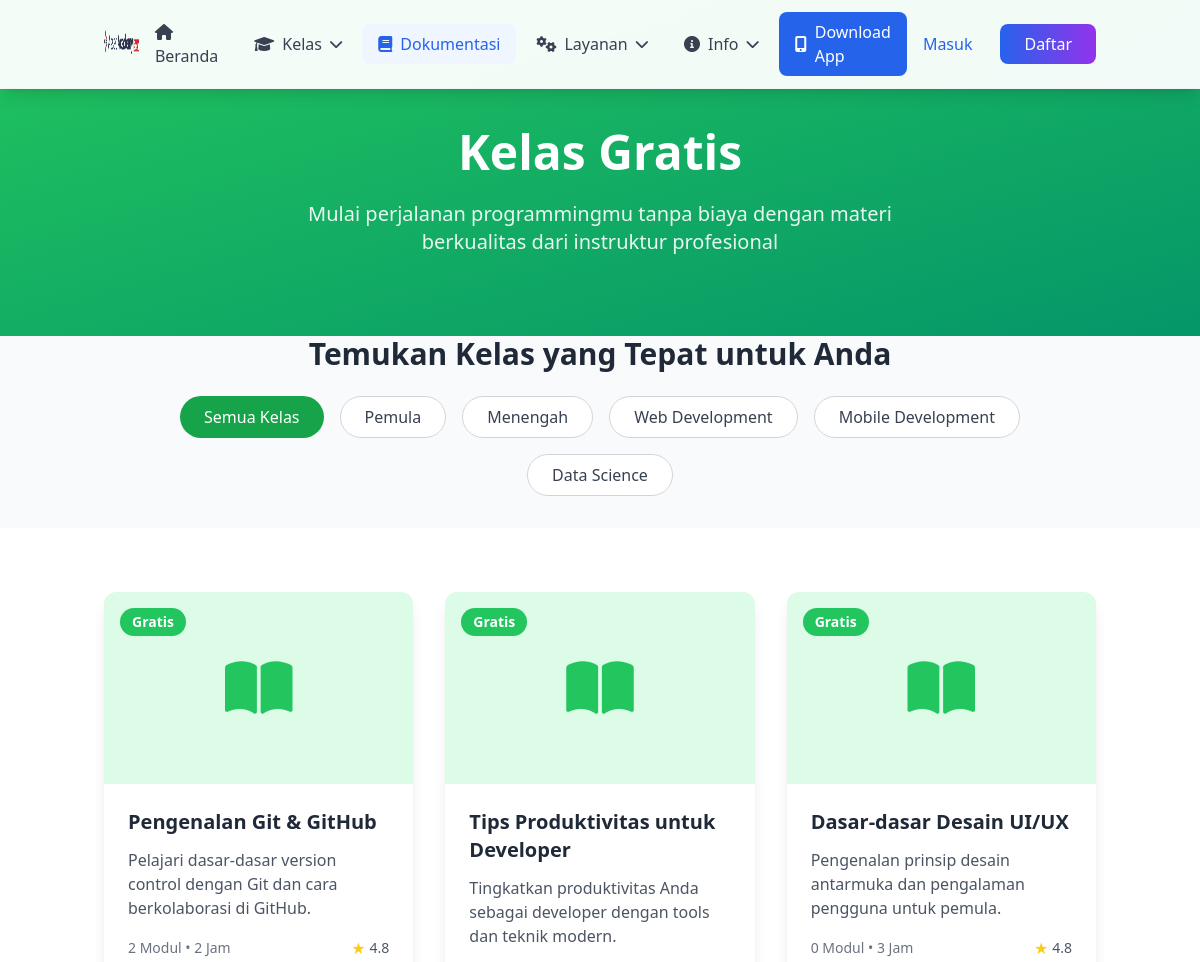
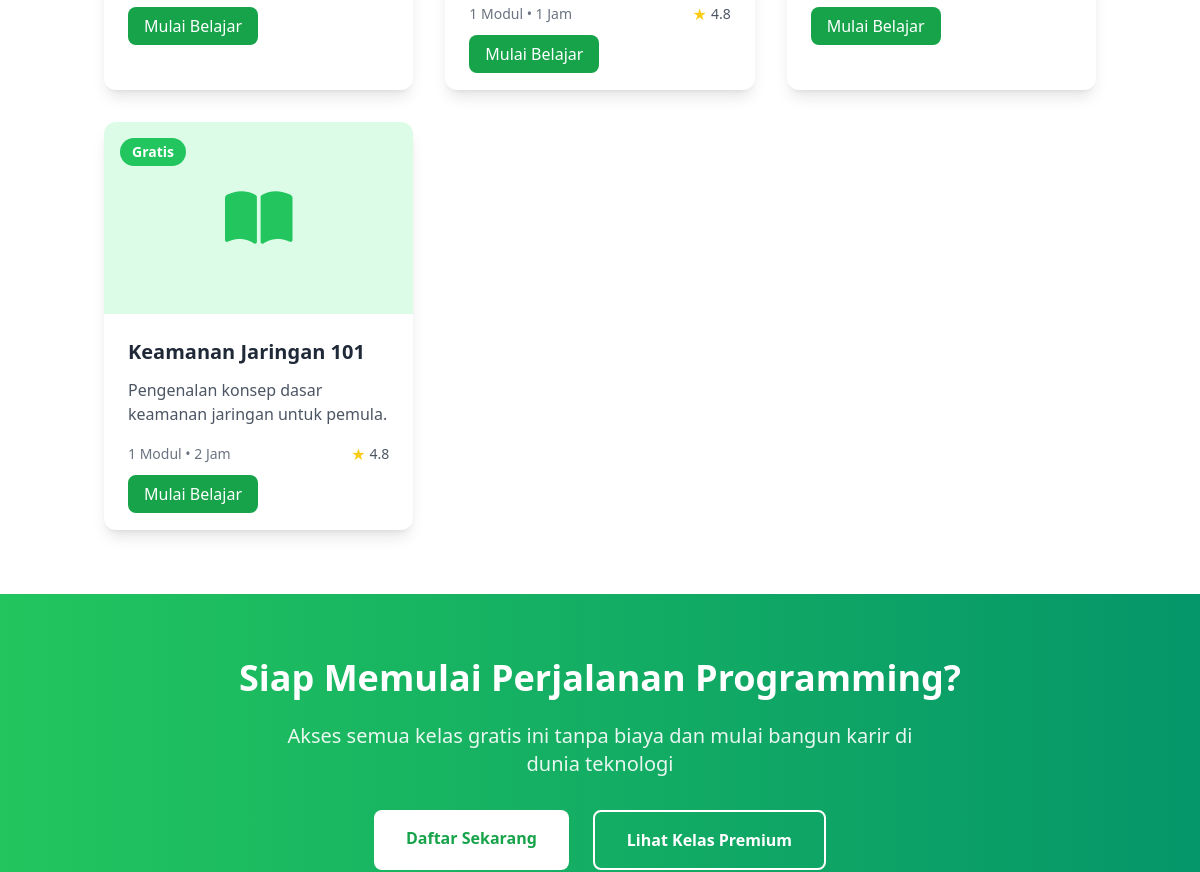
The app's page /index.php/home/free (upper part), older data (2 pictures, top to bottom).
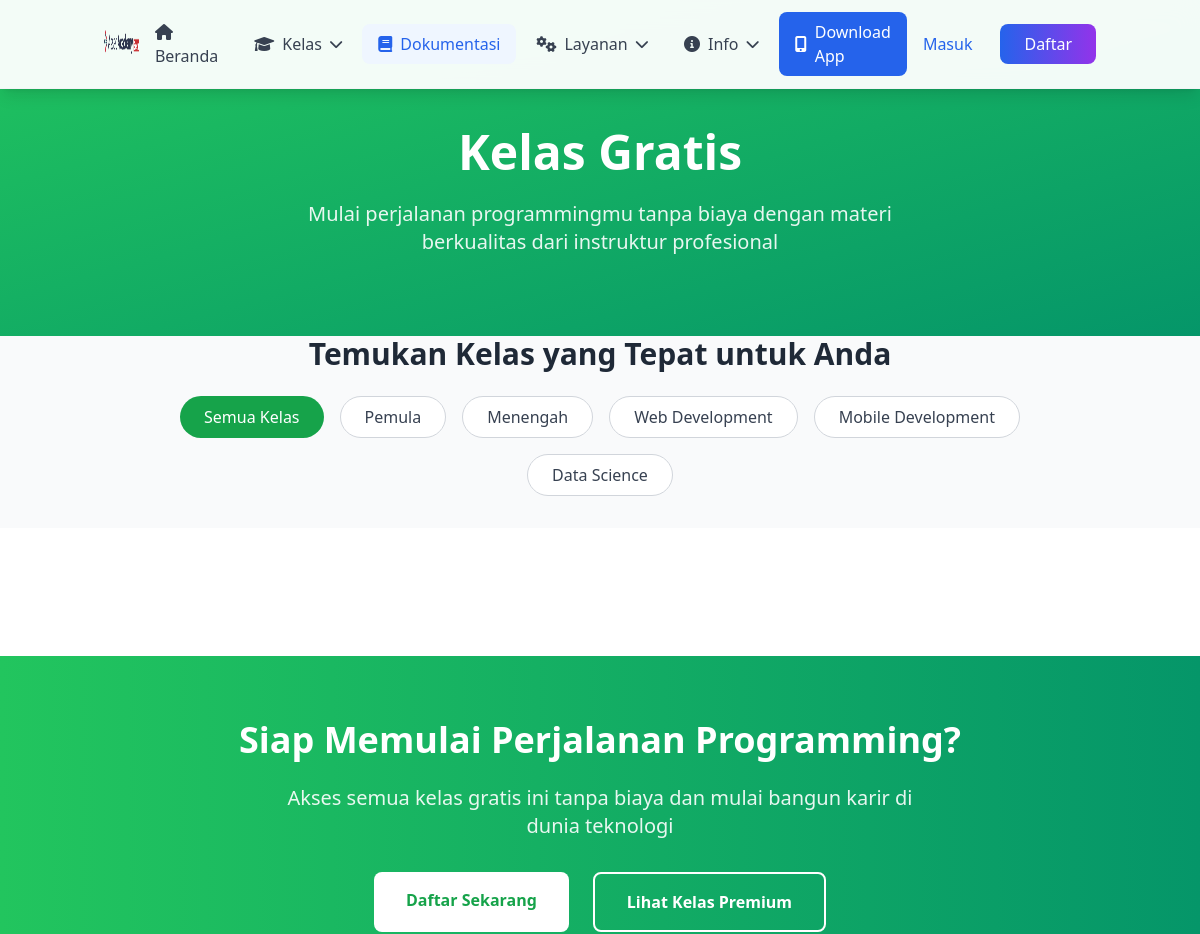
The same page, newer data.
### tables this page shows
CREATE TABLE IF NOT EXISTS `free_classes` (
  `id` int NOT NULL AUTO_INCREMENT,
  `title` varchar(255) NOT NULL,
  `description` text,
  `thumbnail` varchar(255) DEFAULT NULL,
  `level` enum('Dasar','Menengah','Lanjutan') NOT NULL DEFAULT 'Dasar',
  `category` varchar(100) NOT NULL,
  `duration` int NOT NULL DEFAULT '1' COMMENT 'Duration in hours',
  `mentor_id` int DEFAULT NULL,
  `max_students` int DEFAULT NULL COMMENT 'Maximum number of students allowed',
  `start_date` date DEFAULT NULL,
  `end_date` date DEFAULT NULL,
  `status` enum('Draft','Published','Archived') NOT NULL DEFAULT 'Draft',
  `online_meet_link` text,
  `created_at` timestamp NULL DEFAULT CURRENT_TIMESTAMP,
  `updated_at` timestamp NULL DEFAULT CURRENT_TIMESTAMP ON UPDATE CURRENT_TIMESTAMP,
  PRIMARY KEY (`id`),
  KEY `mentor_id` (`mentor_id`),
  CONSTRAINT `free_classes_ibfk_1` FOREIGN KEY (`mentor_id`) REFERENCES `users` (`id`) ON DELETE SET NULL
);

### application/controllers/Home.php (called while the page is built, shortened)
<?php
class Home extends MY_Controller {
    public function __construct()
    {
        $this->load->model('Kelas_model', 'kelas_model');
        $this->load->model('Free_class_model', 'free_class_model');
        $this->load->model('Testimonial_model', 'testimonial_model');
        $this->load->model('Kelas_programming_model', 'kelas_programming_model');
        $this->load->model('Materi_model', 'materi_model');
        $this->load->model('User_model', 'user_model');
        $this->load->model('Jadwal_model', 'jadwal_model');
        $this->load->model('Workshop_model', 'workshop_model');
        $this->load->helper('url');
    }
    public function free()
    {
        $free_classes = $this->free_class_model->get_all_free_classes();
        foreach ($free_classes as $class) {
            $materials = $this->free_class_model->get_free_class_materials($class->id);
            $class->material_count = count($materials);
        }
        $data['free_classes'] = $free_classes;
        $data['title'] = 'Kelas Gratis - Asset Academy';
        $data['description'] = 'Akses kelas gratis berkualitas tinggi untuk memulai perjalanan programming Anda.';
        $this->load->view('home/free', $data);
    }
}

### index.php (called while the page is built, shortened)
<?php
require_once BASEPATH.'core/CodeIgniter.php';

### application/models/Free_class_model.php (called while the page is built, shortened)
<?php
class Free_class_model extends CI_Model
{
    public function get_all_free_classes($status = null)
    {
        $this->db->select('fc.*, u.nama_lengkap as mentor_name');
        $this->db->from('free_classes fc');
        $this->db->join('users u', 'fc.mentor_id = u.id', 'left');
        $this->db->order_by('fc.created_at', 'DESC');
        return $this->db->get()->result();
    }
    public function get_free_class_materials($class_id)
    {
        $this->db->where('class_id', $class_id);
        $this->db->order_by('order', 'ASC');
        return $this->db->get('free_class_materials')->result();
    }
}

### application/libraries/Encryption_url.php (called while the page is built, shortened)
<?php
class Encryption_url {
    private $encryption_key;
    private $cipher = 'AES-256-CBC';
    public function __construct()
    {
        $this->encryption_key = $this->get_encryption_key();
    }
    private function get_encryption_key()
    {
        $CI =& get_instance();
        $CI->config->load('encryption', TRUE);
        $key = $CI->config->item('encryption_key', 'encryption');
        return hash('sha256', $key);
    }
    public function encode($id)
    {
        $plaintext = 'AS' . $id . 'ET';
        $iv_length = openssl_cipher_iv_length($this->cipher);
        $iv = openssl_random_pseudo_bytes($iv_length);
        $ciphertext = openssl_encrypt($plaintext, $this->cipher, $this->encryption_key, 0, $iv);
        $encrypted = rtrim(strtr(base64_encode($iv . $ciphertext), '+/', '-_'), '=');
        return $encrypted;
    }
}

### application/helpers/url_security_helper.php (called while the page is built, shortened)
<?php
if (!function_exists('encrypt_url')) {
    function encrypt_url($id)
    {
        $CI =& get_instance();
        return $CI->encryption_url->encode($id);
    }
}
if (!function_exists('free_class_url')) {
    function free_class_url($class_id)
    {
        return site_url('home/view_free_class/' . encrypt_url($class_id));
    }
}

### application/views/home/free.php (the view, shortened to what the changed rows need)
<section class="pt-32 pb-20 bg-gradient-to-br from-green-500 to-emerald-600">
    <div class="container mx-auto px-4 text-center">
        <h1 class="text-4xl md:text-5xl font-bold text-white mb-6" data-aos="fade-up">
            Kelas Gratis
        </h1>
    </div>
</section>
    <div class="container mx-auto px-4">
        <div class="text-center mb-8" data-aos="fade-up">
            <h2 class="text-2xl md:text-3xl font-bold text-gray-800 mb-6">Temukan Kelas yang Tepat untuk Anda</h2>
        </div>
    </div>
<section class="py-16 bg-white">
    <div class="container mx-auto px-4">
        <div class="grid grid-cols-1 md:grid-cols-2 lg:grid-cols-3 gap-8">
            <?php foreach ($free_classes as $class): ?>
            <div class="course-card bg-white rounded-xl shadow-lg overflow-hidden" data-aos="fade-up" data-aos-delay="100" data-category="<?= strtolower(str_replace(' ', '-', $class->category)) ?> <?= strtolower($class->level) ?>">
            <div class="relative overflow-hidden">
                <div class="w-full h-48">
                        <?php if (!empty($class->thumbnail)): ?>
                            <img
                                src="<?= $class->thumbnail ?>"
                                alt="<?= html_escape($class->title) ?>"
                                class="w-full h-full object-cover"
                                onerror="this.style.display='none'; this.nextElementSibling.style.display='flex';"
                            >
                            <div class="w-full h-full bg-green-100 items-center justify-center" style="display:none;">
                                <i class="fas fa-book-open text-6xl text-green-500"></i>
                            </div>
                        <?php else: ?>
                            <div class="w-full h-full bg-green-100 flex items-center justify-center">
                                <i class="fas fa-book-open text-6xl text-green-500"></i>
                            </div>
                        <?php endif; ?>
                    </div>
                    <div class="absolute top-4 left-4 bg-green-500 text-white px-3 py-1 rounded-full text-sm font-bold">
                        Gratis
                    </div>
                </div>
                <div class="p-6">
                    <h3 class="text-xl font-bold text-gray-800 mb-3"><?= html_escape($class->title) ?></h3>
                    <?php
                    $descHtml = html_entity_decode(htmlspecialchars_decode($class->description, ENT_QUOTES | ENT_HTML5), ENT_QUOTES | ENT_HTML5, 'UTF-8');
                    $descText = strip_tags($descHtml);
                    $shortDesc = mb_strlen($descText) > 250 ? mb_substr($descText, 0, 250) . '...' : $descText;
                    ?>
                    <p class="text-gray-600 mb-4 prose max-w-none"><?= $shortDesc ?></p>
                    <div class="flex justify-between items-center mb-4">
                        <span class="text-sm text-gray-500"><?= html_escape($class->material_count) ?> Modul • <?= html_escape($class->duration) ?> Jam</span>
                        <div class="flex items-center">
                            <span class="text-yellow-400 mr-1">★</span>
                            <span class="text-sm text-gray-600">4.8</span>
                        </div>
                    </div>
                    <div class="mt-4">
                        <?php if ($class->status == 'Coming Soon'): ?>
                            <button class="w-full text-center bg-gradient-to-r from-gray-400 to-gray-500 text-white px-4 py-2 rounded-lg cursor-not-allowed" disabled>
                                Coming Soon
                            </button>
                        <?php else: ?>
                            <a href="<?= free_class_url($class->id) ?>" class="w-full bg-green-600 text-white px-4 py-2 rounded-lg hover:bg-green-700 transition-colors text-center">
                                Mulai Belajar
                            </a>
                        <?php endif; ?>
                    </div>
                </div>
            </div>
            <?php endforeach; ?>
        </div>
    </div>
</section>
<section class="py-16 bg-gradient-to-r from-green-500 to-emerald-600">
    <div class="container mx-auto px-4 text-center">
        <h2 class="text-3xl md:text-4xl font-bold text-white mb-6" data-aos="fade-up">
            Siap Memulai Perjalanan Programming?
        </h2>
    </div>
</section>

Row changes from the older to the newer data that the page shows:
removed free_classes: title "Pengenalan Git & GitHub", description "Pelajari dasar-dasar version control dengan Git dan cara berkolaborasi di GitHub.", duration "2"
removed free_classes: title "Tips Produktivitas untuk Developer", description "Tingkatkan produktivitas Anda sebagai developer dengan tools dan teknik modern.", duration "1"
removed free_classes: title "Dasar-dasar Desain UI/UX", description "Pengenalan prinsip desain antarmuka dan pengalaman pengguna untuk pemula.", material_count "0", duration "3"
removed free_classes: title "Keamanan Jaringan 101", description "Pengenalan konsep dasar keamanan jaringan untuk pemula.", material_count "1", duration "2"
